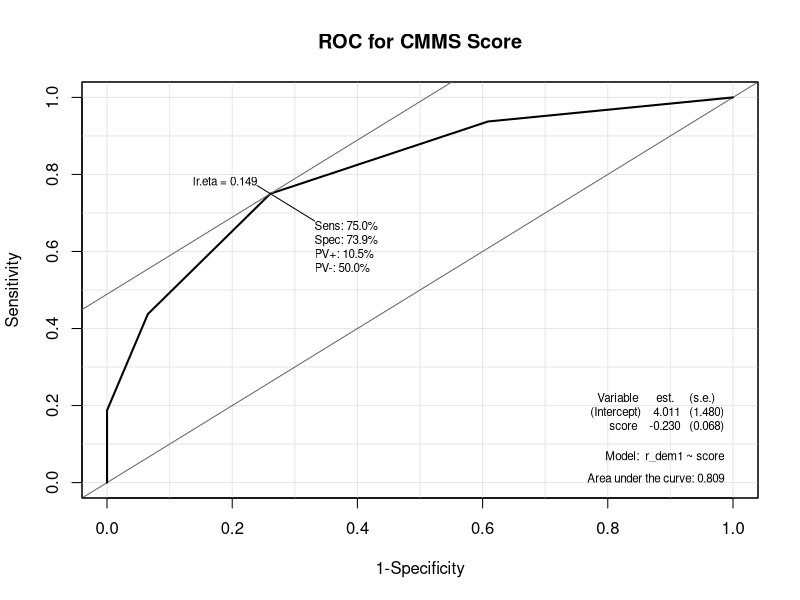
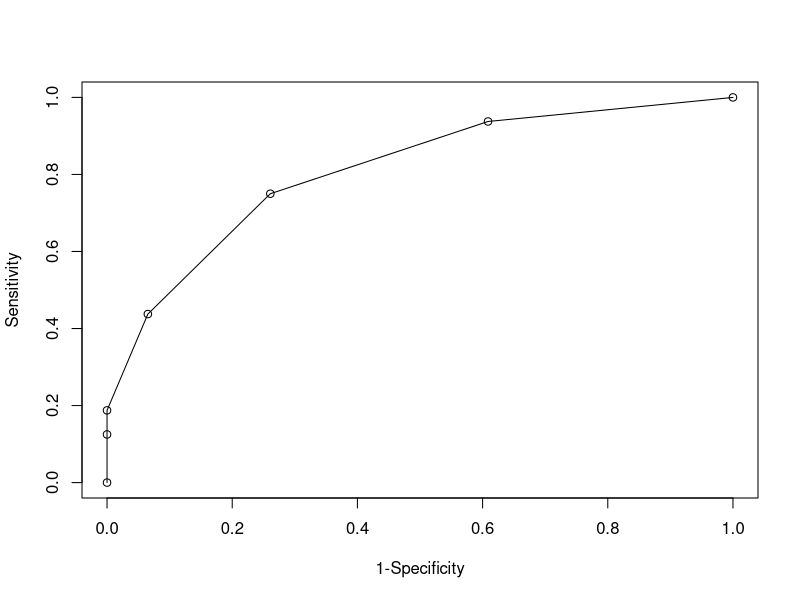

Source code (R) for these figures, in order:
# HW 5 solutions
# Choo Liu (cuining.liu@ucdenver.edu), modified by Alex Kaizer (alex.kaizer@ucdenver.edu)
# ================================================

###Parts A and B 

##Create dataframe of information from table
cmms <- data.frame(
	d = c(2, 1, 4, 5, 3, 1),
	nd = c(0, 0, 3, 9, 16, 18),
	score = c(5, 10, 15, 20, 25, 30)
)

cmms #print data frame to check values


##Create function to summarize the false positives, true positives, false negatives, and true negatives to calculate sensitivity and specificity

test_CMMS <- function(cmms, threshold) {
#cmms: feed in cmms data (or for future use, any similarly structured data set)
#threshold: threshold score to use

	fp <- sum( cmms[cmms$score<=threshold, "nd"] )
	tp <- sum( cmms[cmms$score<=threshold, "d"] )
  
	tn <- sum( cmms[cmms$score>threshold, "nd"] )
	fn <- sum( cmms[cmms$score>threshold, "d"] )
  
	res <- c(sensitivity = tp / (tp + fn), specificity = tn / (tn + fp))

	return(res)
}

##Calculate sens and spec for all possible score thresholds

roc <- rbind(cutoff= seq(0,30,by=5), sapply(seq(0,30,by=5), function(x) test_CMMS(cmms=cmms, threshold=x)) )

roc #print table of results



###Part E - Plot ROC curve and obtain AUC

## First, expand the dataframe above separtely for those w/ and w/o dementia 
# For those with dementia:
dem_expand <- data.frame(score=rep(cmms$score, cmms$d))
r_dem1 <- rep(1, length(dem_expand))

# Merge the two columns for those with dementia 
dem_r <- cbind(dem_expand, r_dem1)

# For those without dementia:
nodem_expand <- data.frame(score=rep(cmms$score, cmms$nd))
r_dem1 <- rep(0, length(nodem_expand))

# Merge the two columns for those without dementia 
dem_nr <- cbind(nodem_expand, r_dem1)

# Now merge/bind the rows of the two data frames together into one data frame
cmms_exp <- rbind(dem_r, dem_nr)

# Now obtain the ROC plot with AUC using the Epi package function - Lecture 9
library(Epi)
ROC(form = r_dem1 ~ score, data = cmms_exp, plot = "ROC", main = "ROC for CMMS Score"  )



###Part F: extra credit-plot ROC curve based on answers from part B and implement the trapezoidal rule to obtain AUC

plot(1 - roc["specificity", ], roc["sensitivity", ], type = "o", xlab='1-Specificity', ylab='Sensitivity')

##Create function for trapezoidal rule calculation
auc_trap_calculation <- function(index){
  
	x1 <- 1 - roc["specificity", index]
	y1 <- roc["sensitivity", index]
  
	x2 <- 1 - roc["specificity", index + 1]
	y2 <- roc["sensitivity", index + 1]
  
	abs( (y1 + y2) * (x2 - x1) /2 )
}

sum( sapply(1:(ncol(roc) - 1), auc_trap_calculation) )



###Part G: calculuate PPV and NPV for given prevalence values based on a cutoff of <=20
Se <- as.numeric( roc['sensitivity', which(roc['cutoff',]==20)] )
Sp <- as.numeric( roc['specificity', which(roc['cutoff',]==20)] )

##10% prevalence
p <- 0.10
PPV_10 <- Se*p/(Se*p + (1-Sp)*(1-p))
PPV_10

NPV_10 <- Sp*(1-p)/((1-Se)*p + Sp*(1-p))
NPV_10

##40% prevalence
p <- 0.40
PPV_40 <- Se*p/(Se*p + (1-Sp)*(1-p))
PPV_40

NPV_40 <- Sp*(1-p)/((1-Se)*p + Sp*(1-p))
NPV_40



###Part H: Extra credit
##H.i-calculuate LR+ and LR- values

LR_POS <- roc["sensitivity", ] / (1 - roc["specificity", ])
LR_POS

LR_NEG <- (1 - roc["sensitivity", ]) / roc["specificity", ] 
LR_NEG

LR <- rbind(roc, LR_POS, LR_NEG) #append LR values to roc
LR


##H.ii-posterior odds
Pr_Odds_Dem <- 0.3
Pr_Odds_Dem

Pr_Odds_NoDem <- 1/Pr_Odds_Dem
Pr_Odds_NoDem

Post_Odds_Dem <- Pr_Odds_Dem*LR_POS
Post_Odds_NoDem <- Pr_Odds_NoDem*(1/LR_NEG)

Posterior <- rbind(LR, Pr_Odds_Dem, Post_Odds_Dem, Pr_Odds_NoDem, Post_Odds_NoDem)    
Posterior
